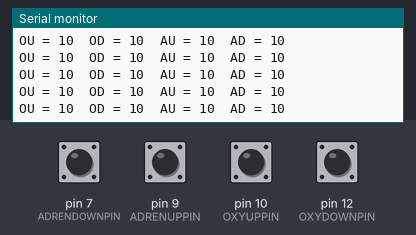
The sketch below on a simulated Arduino Uno, built with avr-gcc and run on an emulated ATmega328P. On the bench: the last lines printed to the serial monitor. The inputs (shaded band) are chosen by the test bench; at power-on: pin 7 (ADRENDOWNPIN), pin 9 (ADRENUPPIN), pin 10 (OXYUPPIN), pin 12 (OXYDOWNPIN) HIGH.

Above: at 1.2 s.
1.3 s: pin 7 (ADRENDOWNPIN) pulled LOW for 0.15 s
4.4 s: pin 9 (ADRENUPPIN) pulled LOW for 1 s
At 5.4 s:
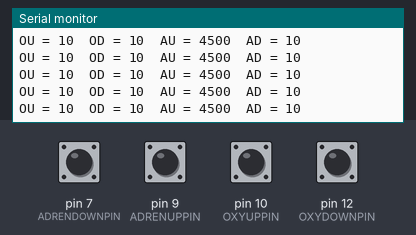
8.4 s: pin 10 (OXYUPPIN) pulled LOW for 0.15 s
11.5 s: pin 12 (OXYDOWNPIN) pulled LOW for 0.15 s
14.6 s: pin 7 (ADRENDOWNPIN) pulled LOW for 1 s
At 15.6 s:
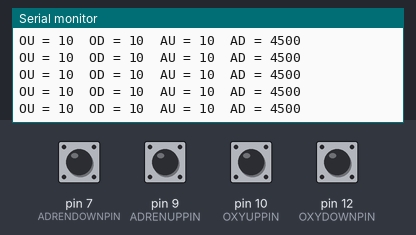

The sketch:

HealthSensor.ino
```cpp
#include <CapacitiveSensor.h>
#include <Wire.h>
#define SOURCEPIN     4
#define OXYUPPIN      10
#define OXYDOWNPIN    12
#define ADRENUPPIN    9
#define ADRENDOWNPIN  7
#define I2CADDRESS    26
#define FRONT         300
/*
 * CapitiveSense Library Demo Sketch
 * Paul Badger 2008
 * Uses a high value resistor e.g. 10M between send pin and receive pin
 * Resistor effects sensitivity, experiment with values, 50K - 50M. Larger resistor values yield larger sensor values.
 * Receive pin is the sensor pin - try different amounts of foil/metal on this pin
 */


CapacitiveSensor   oxyUpSensor = CapacitiveSensor(SOURCEPIN,OXYUPPIN);            // 10M resistor between pins 4 & 2, pin 2 is sensor pin, add a wire and or foil if desired
CapacitiveSensor   oxyDownSensor = CapacitiveSensor(SOURCEPIN,OXYDOWNPIN);        // 10M resistor between pins 4 & 6, pin 6 is sensor pin, add a wire and or foil
CapacitiveSensor   adrenUpSensor = CapacitiveSensor(SOURCEPIN,ADRENUPPIN);        // 10M resistor between pins 4 & 8, pin 8 is sensor pin, add a wire and or foil
CapacitiveSensor   adrenDownSensor = CapacitiveSensor(SOURCEPIN,ADRENDOWNPIN);    // 10M resistor between pins 4 & 8, pin 8 is sensor pin, add a wire and or foil

boolean oxyUpState = false;
boolean oxyDownState = false;
boolean adrenUpState = false;
boolean adrenDownState = false;

boolean oxyUpWait = false;
boolean oxyDownWait = false;
boolean adrenUpWait = false;
boolean adrenDownWait = false;


void setup()
{
   Serial.begin(9600);
   Wire.begin(I2CADDRESS);
   Wire.onRequest(requestEvent);
}

void loop()
{
    long oxyUp =  oxyUpSensor.capacitiveSensor(30);
    long oxyDown =  oxyDownSensor.capacitiveSensor(30);
    long adrenUp =  adrenUpSensor.capacitiveSensor(30);
    long adrenDown =  adrenDownSensor.capacitiveSensor(30);

    //DEBUG
    Serial.println("OU = " + String(oxyUp) + "\tOD = " + String(oxyDown) + "\tAU = " + String(adrenUp) + "\tAD = " + String(adrenDown));
    //DEBUG

    if(oxyUp > FRONT) oxyUpWait = true;
    if(oxyDown > FRONT) oxyDownWait = true;
    if(adrenUp > FRONT) adrenUpWait = true;
    if(adrenDown > FRONT) adrenDownWait = true;

    if(oxyUp < FRONT && oxyUpWait) { oxyUpState = true; oxyUpWait = false; }
    if(oxyDown < FRONT && oxyDownWait) { oxyDownState = true; oxyDownWait = false; }
    if(adrenUp < FRONT && adrenUpWait) { adrenUpState = true; adrenUpWait = false; }
    if(adrenDown < FRONT && adrenDownWait) { adrenDownState = true; adrenDownWait = false; }

    delay(20);
}

void requestEvent()
{
  byte unswer = 0x00;//B00000000
  if(oxyUpState) { unswer = unswer | (1 << 7); oxyUpState = false; }
  if(oxyDownState) { unswer = unswer | (1 << 5); oxyDownState = false; }
  if(adrenUpState) { unswer = unswer | (1 << 3); adrenUpState = false; }
  if(adrenDownState) { unswer = unswer | (1 << 1); adrenDownState = false; }
  Wire.write(unswer);
}
```

Measured:
- after the input at 4.4 s, the serial monitor: prints a new line after 0.05 s (image 1)
- after the input at 14.6 s, the serial monitor: prints a new line after 0.05 s (image 2)
